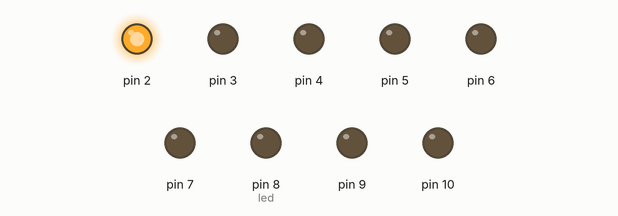
A sketch run on a simulated Arduino Uno, built with avr-gcc and run on an emulated ATmega328P. On the bench: output pins drawn as LEDs (lit = HIGH).

Above: at 0.05 s.
At 0.25 s:
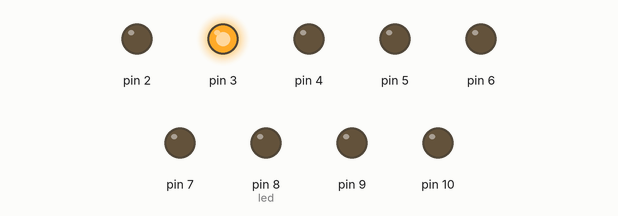
At 0.85 s:
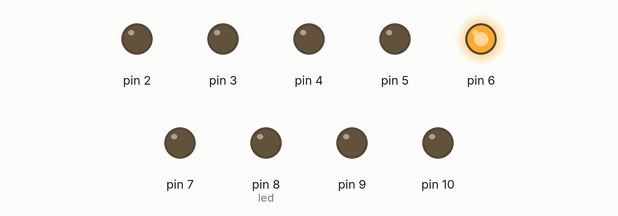
At 1.85 s:
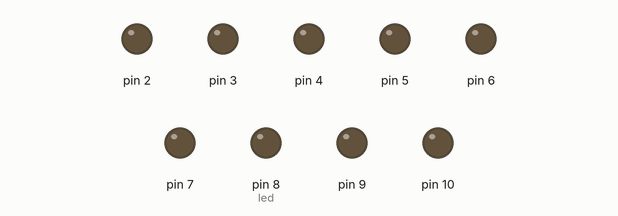
At 3.05 s:
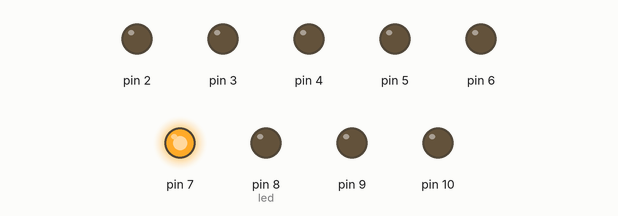
At 4.45 s:
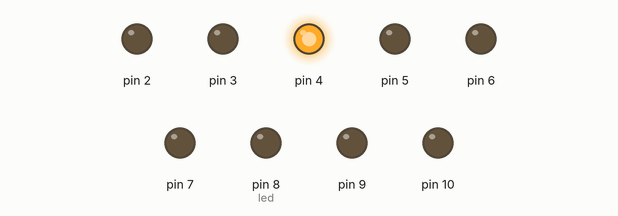
Timing chart, 0 to 4.8 s (numbered marks = the images above):
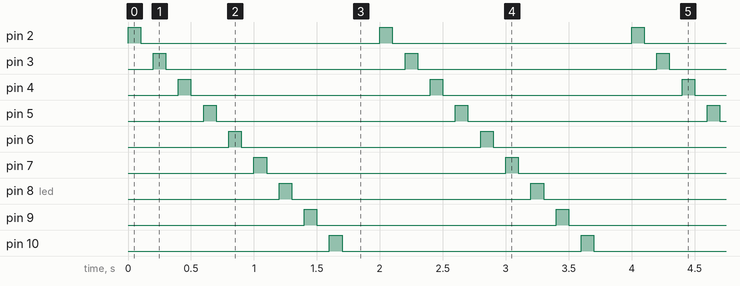

The sketch:

timer_interrupt-1.ino
```cpp
int i=0;
int j=0;
void setup() {
   DDRB = B00000111;
   DDRD = B11111100;

   //reset Timer counter Reg A
   TCCR1A = 0;

   //set prescaler of 256
//   TCCR1B |= (1<<CS12);
//   TCCR1B &= ~(1<<CS11);
//   TCCR1B &= ~(1<<CS10);

    TCCR1B = B00000100;

   //Reset Timer and set compare value
   TCNT1 = 0;
   OCR1A = 6250;      // time 100ms=6250    t=100ms, f=10Hz  (16Mhz/(256*10)) = 6250


   //Enabel timer1 comper interrupt
//   TIMSK1 |= (1<<OCIE1A);
   TIMSK1 |= B00000010;
   sei(); //Enable globle interrupt
}
void loop() {

 }

ISR(TIMER1_COMPA_vect)
{
   TCNT1 = 0;
   abc(); // calling abc function

}

void led()
{     cl();
      i++;
      if(i <=6 ) // when the loop rotating first PORTD pins control by this IF statment
      {
      PORTD |= (1 << i+1);  //i+2 because bit start from 2
      }
      if(i>=7 && i<=10) // when the loop rotating first PORTB pins control by this IF statment
      {
      PORTB |= (1 << i-7);  // i-7 because bit start from 0
      }

    if(i==10) // for when sequnce was complited then stated from first led
    {
      i=0;
    }
}

void cl(){   // for the clear the bit
     PORTD = B00000000;
     PORTB = B00000000;
}


//////////////////////////////////////////////////////
//function:-abc()
//when first output compare interrupt was genereted then first
//time led will be glow for next 100ms but when secound time output
//compare interrupt was genereted then led will low for 100ms and
//its running in loop
/////////////////////////////////////////////////////
void abc()   //
{
  if(j==0)
   {
    led();
   j=1;
   }
   else{
    j=0;
    cl();
   }
}
```

Measured:
- by itself, pin 2–7, pin 8 (led), pin 9, pin 10: alternates HIGH for 0.10 s and LOW for 1.9 s
- by itself, everything shown: repeats every 2.0 s, in 18 steps
